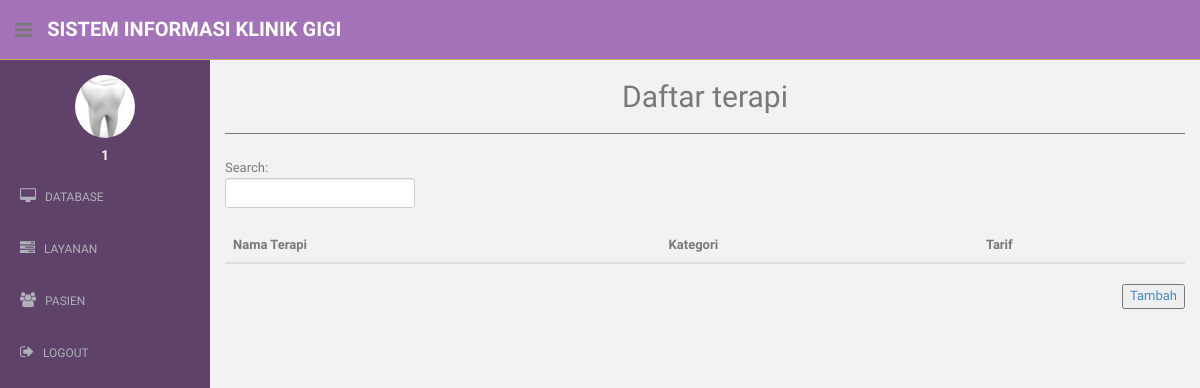
Before: /admin/terapi.php (signed in) with the older database file.
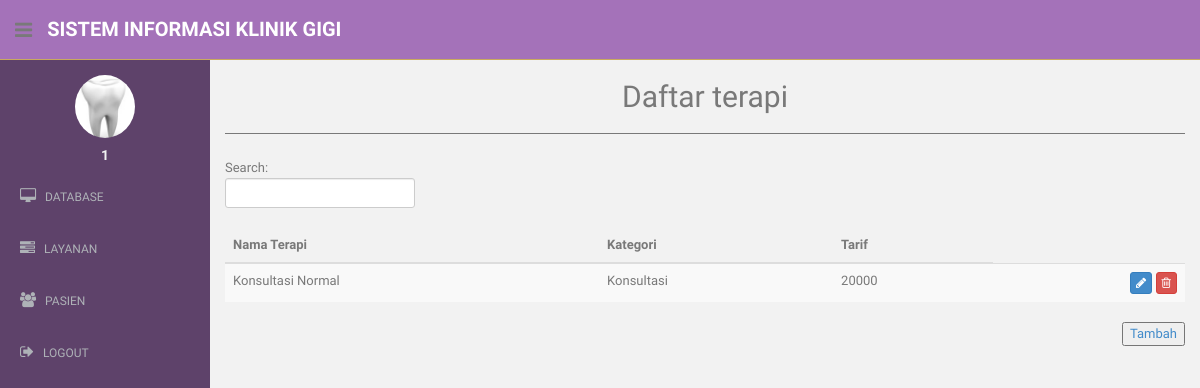
After: the same page with the newer database file.
### tables this page shows
CREATE TABLE `terapi` (
  `id_terapi` int(11) NOT NULL,
  `nama_terapi` text NOT NULL,
  `kategori` int(11) NOT NULL,
  `tarif` int(11) NOT NULL
);

CREATE TABLE `kategori_terapi` (
  `id_kategori_terapi` int(11) NOT NULL,
  `nama_kategori_terapi` text NOT NULL
);

### admin/terapi.php (the view, shortened to what this page needs)
<?php
  include "../connection/connect.php";
  $dataTerapi = $conn->query("SELECT * FROM terapi, kategori_terapi WHERE kategori_terapi.id_kategori_terapi = terapi.kategori");
?>
<!DOCTYPE html>
<html lang="en">
  <head>
    <link href="../assets/css/bootstrap.css" rel="stylesheet">
    <link href="../assets/font-awesome/css/font-awesome.css" rel="stylesheet" />
    <link href="../assets/css/style.css" rel="stylesheet">
    <link href="../assets/css/style-responsive.css" rel="stylesheet">
    <link href="../assets/css/dataTables.bootstrap.min.css" rel="stylesheet">
  </head>
  <body>
  <section id="container" >
      <header class="header purple1-bg">
              <div class="sidebar-toggle-box">
                  <div class="fa fa-bars tooltips" data-placement="right" data-original-title="Toggle Navigation"></div>
              </div>
            <a href="index.php" class="logo"><b>Sistem Informasi Klinik Gigi</b></a>
        </header>
      <aside>
          <div id="sidebar"  class="nav-collapse ">
              <ul class="sidebar-menu" id="nav-accordion">
              	  <p class="centered"><a href="profile.html"><img src="../assets/img/ui-sam.jpg" class="img-circle" width="60"></a></p>
              	  <h5 class="centered"><?php echo $_SESSION['uid']?></h5>
                  <li class="sub-menu">
                      <a href="javascript:;" >
                          <i class="fa fa-desktop"></i>
                          <span>DATABASE</span>
                      </a>
                  </li>
                  <li class="sub-menu">
                      <a href="javascript:;" >
                          <i class="fa fa-tasks"></i>
                          <span>LAYANAN</span>
                      </a>
                  </li>
                  <li class="sub-menu">
                      <a href="javascript:;" >
                          <i class="fa fa-users"></i>
                          <span>PASIEN</span>
                      </a>
                  </li>
                  <li class="sub-menu">
                      <a href="../process/logout.php" >
                          <i class="fa fa-sign-out"></i>
                          <span>LOGOUT</span>
                      </a>
                  </li>
              </ul>
          </div>
      </aside>
      <section id="main-content">
          <section class="wrapper">
          	<h2><center>Daftar terapi</center></h2>
            <hr>
          	<div class="row mt">
          		<div class="col-lg-12">
              <form role="search">
                <div class="form-group">
                  <div id="tabeldata_filter" class="dataTables_filter">
                    <label>Search:<input type="search" class="form-control input-sm" placeholder="" aria-controls="tabeldata" id="search"></label>
                  </div>
                </div>
              </form>
          		<table class="table table-striped table-advance table-hover col-lg-12">
              <thead>
                <th>Nama Terapi</th>
                <th>Kategori</th>
                <th>Tarif</th>
              </thead>
              <tbody>
                <?php
                while($terapi = $dataTerapi->fetch_assoc()){
                  echo "
                    <tr>
                      <td>
                        $terapi[nama_terapi]
                      </td>
                      <td>
                        $terapi[nama_kategori_terapi]
                      </td>
                      <td>
                        $terapi[tarif]
                      </td>
                      <td align =\"right\">
                        <a href=\"edit_terapi.php?id_terapi=$terapi[id_terapi]\" class=\"btn btn-primary btn-xs\" role=\"button\"><i class=\"fa fa-pencil\"></i></a>
                        <a href=\"act/hapus_terapi.php?id_terapi=$terapi[id_terapi]\" class=\"btn btn-danger btn-xs\" role=\"button\"><i class=\"fa fa-trash-o\"></i></a>
                      </td>
                    </tr>
                  ";
                }
                ?>
              </tbody>
              </table>
              <button style="float: right"><a href="add_terapi.php">Tambah</a></button>
          		</div>
          	</div>
		      </section>
      </section>
  </section>
  </body>
</html>

Changed rows visible on the page:
added terapi: nama_terapi "Konsultasi Normal", kategori_terapi.nama_kategori_terapi "Konsultasi", tarif "20000"
